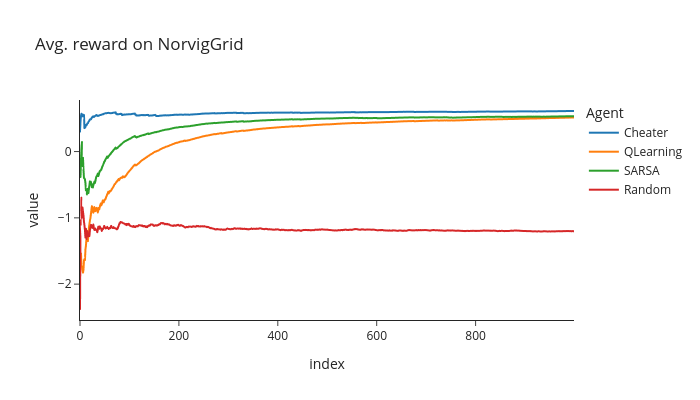

The code cell stored with this chart in its notebook:
### Markdown cell above
### Exercise - Implement Q-learning and SARSA

> ```yaml
> Difficulty: 🔴🔴🔴⚪⚪
> Importance: 🔵🔵🔵🔵⚪
> 
> You should spend up to 20-30 minutes on these exercises.
> 
> They are difficult, so you should use the hints if you need.
> ```

You should fill in the classes `EpsilonGreedy`, `QLearning` and `SARSA` below.

- `EpsilonGreedy`
    - This is simply a base class which keeps track of the current Q-value estimates, and selects an action based on an epsilon-greedy policy (i.e. with probability $\epsilon$ a random action is taken, and with policy $1-\epsilon$ the Q-maximizing action is taken, according to current Q-value estimates.
    - We've already filled in the initialization for you (with optimism), all that's left is for you to implement epsilon-greedy action selection.
- `QLearning`
    - You should fill in the `observe` method for the `QLearning` class, to update Q-values based on observations (according to the formula above).
- `SARSA`
    - You should fill in the `observe` method for the `SARSA` class, to update Q-values based on observations (according to the formula above).

Note that we've given the SARSA agent a slightly different `run_episode` function. Can you see what's different about this, and why we've done this? (This is pretty subtle so don't worry about it too much.)

<details>
<summary>Answer - what's different?</summary>

We've reordered the `while` loop contents. Before, it looked like this:

```python
while not done:
    act = self.get_action(obs)
    (new_obs, reward, done, info) = self.env.step(act)
    exp = Experience(obs, act, reward, new_obs)
    self.observe(exp)
    rewards.append(reward)
    obs = new_obs
```

Now, it looks like this:

```python
while not done:
    (new_obs, reward, done, info) = self.env.step(act)
    new_act = self.get_action(new_obs)
    exp = Experience(obs, act, reward, new_obs, new_act)
    self.observe(exp)
    rewards.append(reward)
    obs = new_obs
    act = new_act
```

</details>

<details>
<summary>Answer - why is it different?</summary>

It's different in SARSA because the order of operations is different. We have:

- **SARSA** = take action $a_t$, observe $(r_{t+1}, s_{t+1})$, then take action $a_{t+1}$, then update
- **Q-learning** = take action $a_t$, observe $(r_{t+1}, s_{t+1})$, then update, then take action $a_{t+1}$

The key point being that *the action $a_{t+1}$ has to be computed before the SARSA update step, since SARSA updates on actions taken*. Whereas Q-learning updates should happen after the action $a_t$.

Don't worry if you don't fully understand this, the order of operations for these 2 algorithms can get a bit messy. All you really need to understand is this: in both cases, the code variables `exp.obs, exp.act, exp.reward, exp.new_obs` in the observe methods correspond to the pseudocode variables $S, A, R, S'$, and in the case of SARSA we also have `exp.new_action` which corresponds to $A'$.

</details>

#### Tips

- Use `self.rng.random()` to generate random numbers in the range $[0,1)$, and `self.rng.integers(0, n)` for random integers in the range $0, 1, \ldots, n-1$.
- The random agent results in very long episodes, which slows evaluation. You can remove them from the experiment once you've convinced yourself that your agents are doing something reasonable.
- Leave $\gamma =0.99$ for now.


When you run the code below, you should expect to see SARSA outperform  Q-Learning (by a lot at first, then this gap will narrow). They should both be slightly worse than the cheater, and *much* better than the random agent.

### Code cell
class EpsilonGreedy(Agent):
    """
    A class for SARSA and Q-Learning to inherit from.
    """

    def __init__(
        self,
        env: DiscreteEnviroGym,
        config: AgentConfig = defaultConfig,
        gamma: float = 0.99,
        seed: int = 0,
    ):
        super().__init__(env, config, gamma, seed)
        self.Q = np.zeros((self.num_states, self.num_actions)) + self.config.optimism

    def get_action(self, obs: ObsType) -> ActType:
        """
        Selects an action using epsilon-greedy with respect to Q-value estimates
        """
        if self.rng.random() < self.config.epsilon:
            return self.rng.integers(0, self.num_actions)
        else:
            return self.Q[obs].argmax()


class QLearning(EpsilonGreedy):
    def observe(self, exp: Experience) -> None:
        s_t, a_t, r_t_1, s_t_1 = exp.obs, exp.act, exp.reward, exp.new_obs
        new_q = r_t_1 + self.gamma * self.Q[s_t_1].max()
        td_error = new_q - self.Q[s_t, a_t]
        self.Q[s_t, a_t] += self.config.lr * td_error

class SARSA(EpsilonGreedy):
    def observe(self, exp: Experience):
        s_t, a_t, r_t_1, s_t_1, a_t_1 = exp.obs, exp.act, exp.reward, exp.new_obs, exp.new_act
        new_q = r_t_1 + self.gamma * self.Q[s_t_1, a_t_1]
        td_error = new_q - self.Q[s_t, a_t]
        self.Q[s_t, a_t] += self.config.lr * td_error

    def run_episode(self, seed) -> list[int]:
        rewards = []
        obs, info = self.env.reset(seed=seed)
        act = self.get_action(obs)
        self.reset(seed=seed)
        done = False
        while not done:
            new_obs, reward, terminated, truncated, info = self.env.step(act)
            done = terminated or truncated
            new_act = self.get_action(new_obs)
            exp = Experience(obs, act, reward, new_obs, new_act)
            self.observe(exp)
            rewards.append(reward)
            obs = new_obs
            act = new_act
        return rewards


n_runs = 1000
gamma = 0.99
seed = 1
env_norvig = gym.make("NorvigGrid-v0")
config_norvig = AgentConfig()
config_norvig.epsilon = 0.1
args_norvig = (env_norvig, config_norvig, gamma, seed)
agents_norvig: list[Agent] = [
    Cheater(*args_norvig),
    QLearning(*args_norvig),
    SARSA(*args_norvig),
    Random(*args_norvig),
]
returns_dict = {}
for agent in agents_norvig:
    returns = agent.train(n_runs)
    returns_dict[agent.name] = utils.cummean(returns)

line(
    list(returns_dict.values()),
    names=list(returns_dict.keys()),
    title=f"Avg. reward on {env_norvig.spec.name}",
    labels={"x": "Episode", "y": "Avg. reward", "variable": "Agent"},
    template="simple_white",
    width=700,
    height=400,
)

### Figure 1 — Plotly figure (JSON) as saved in the notebook; plotly's stock layout.template omitted (floating-point values rounded to 4 significant figures; data arrays with more than 128 entries replaced by an {"elided": "..."} marker saying what was removed)
{"data": [{"hovertemplate": "Agent=wide_variable_0<br>index=%{x}<br>value=%{y}<extra></extra>", "legendgroup": "wide_variable_0", "line": {"color": "#1F77B4", "dash": "solid"}, "marker": {"symbol": "circle"}, "mode": "lines", "name": "Cheater", "showlegend": true, "type": "scattergl", "x": {"elided": "1000 int values"}, "xaxis": "x", "y": {"elided": "1000 float values"}, "yaxis": "y"}, {"hovertemplate": "Agent=wide_variable_1<br>index=%{x}<br>value=%{y}<extra></extra>", "legendgroup": "wide_variable_1", "line": {"color": "#FF7F0E", "dash": "solid"}, "marker": {"symbol": "circle"}, "mode": "lines", "name": "QLearning", "showlegend": true, "type": "scattergl", "x": {"elided": "1000 int values"}, "xaxis": "x", "y": {"elided": "1000 float values"}, "yaxis": "y"}, {"hovertemplate": "Agent=wide_variable_2<br>index=%{x}<br>value=%{y}<extra></extra>", "legendgroup": "wide_variable_2", "line": {"color": "#2CA02C", "dash": "solid"}, "marker": {"symbol": "circle"}, "mode": "lines", "name": "SARSA", "showlegend": true, "type": "scattergl", "x": {"elided": "1000 int values"}, "xaxis": "x", "y": {"elided": "1000 float values"}, "yaxis": "y"}, {"hovertemplate": "Agent=wide_variable_3<br>index=%{x}<br>value=%{y}<extra></extra>", "legendgroup": "wide_variable_3", "line": {"color": "#D62728", "dash": "solid"}, "marker": {"symbol": "circle"}, "mode": "lines", "name": "Random", "showlegend": true, "type": "scattergl", "x": {"elided": "1000 int values"}, "xaxis": "x", "y": {"elided": "1000 float values"}, "yaxis": "y"}], "layout": {"height": 400, "hovermode": "x unified", "legend": {"title": {"text": "Agent"}, "tracegroupgap": 0}, "title": {"text": "Avg. reward on NorvigGrid"}, "width": 700, "xaxis": {"anchor": "y", "domain": [0, 1], "title": {"text": "index"}}, "yaxis": {"anchor": "x", "domain": [0, 1], "title": {"text": "value"}}}}
